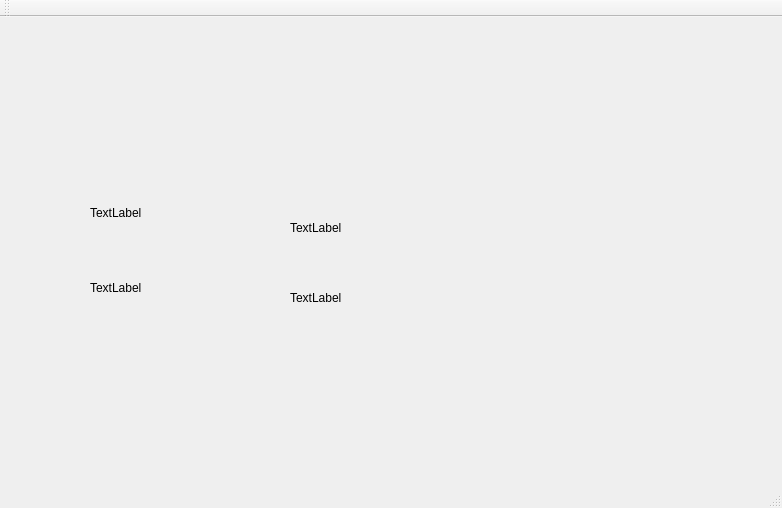
<?xml version="1.0" encoding="UTF-8"?>
<ui version="4.0">
 <class>MainWindow</class>
 <widget class="QMainWindow" name="MainWindow">
  <property name="geometry">
   <rect>
    <x>0</x>
    <y>0</y>
    <width>782</width>
    <height>508</height>
   </rect>
  </property>
  <property name="windowTitle">
   <string>MainWindow</string>
  </property>
  <widget class="QWidget" name="centralWidget">
   <widget class="QLabel" name="label_1">
    <property name="geometry">
     <rect>
      <x>90</x>
      <y>170</y>
      <width>111</width>
      <height>51</height>
     </rect>
    </property>
    <property name="text">
     <string>TextLabel</string>
    </property>
   </widget>
   <widget class="QLabel" name="label_2">
    <property name="geometry">
     <rect>
      <x>90</x>
      <y>250</y>
      <width>101</width>
      <height>41</height>
     </rect>
    </property>
    <property name="text">
     <string>TextLabel</string>
    </property>
   </widget>
   <widget class="QLabel" name="label_3">
    <property name="geometry">
     <rect>
      <x>290</x>
      <y>190</y>
      <width>111</width>
      <height>41</height>
     </rect>
    </property>
    <property name="text">
     <string>TextLabel</string>
    </property>
   </widget>
   <widget class="QLabel" name="label_4">
    <property name="geometry">
     <rect>
      <x>290</x>
      <y>260</y>
      <width>101</width>
      <height>41</height>
     </rect>
    </property>
    <property name="text">
     <string>TextLabel</string>
    </property>
   </widget>
  </widget>
  <widget class="QMenuBar" name="menuBar">
   <property name="geometry">
    <rect>
     <x>0</x>
     <y>0</y>
     <width>782</width>
     <height>23</height>
    </rect>
   </property>
  </widget>
  <widget class="QToolBar" name="mainToolBar">
   <attribute name="toolBarArea">
    <enum>TopToolBarArea</enum>
   </attribute>
   <attribute name="toolBarBreak">
    <bool>false</bool>
   </attribute>
  </widget>
  <widget class="QStatusBar" name="statusBar"/>
 </widget>
 <layoutdefault spacing="6" margin="11"/>
 <resources/>
 <connections/>
</ui>
